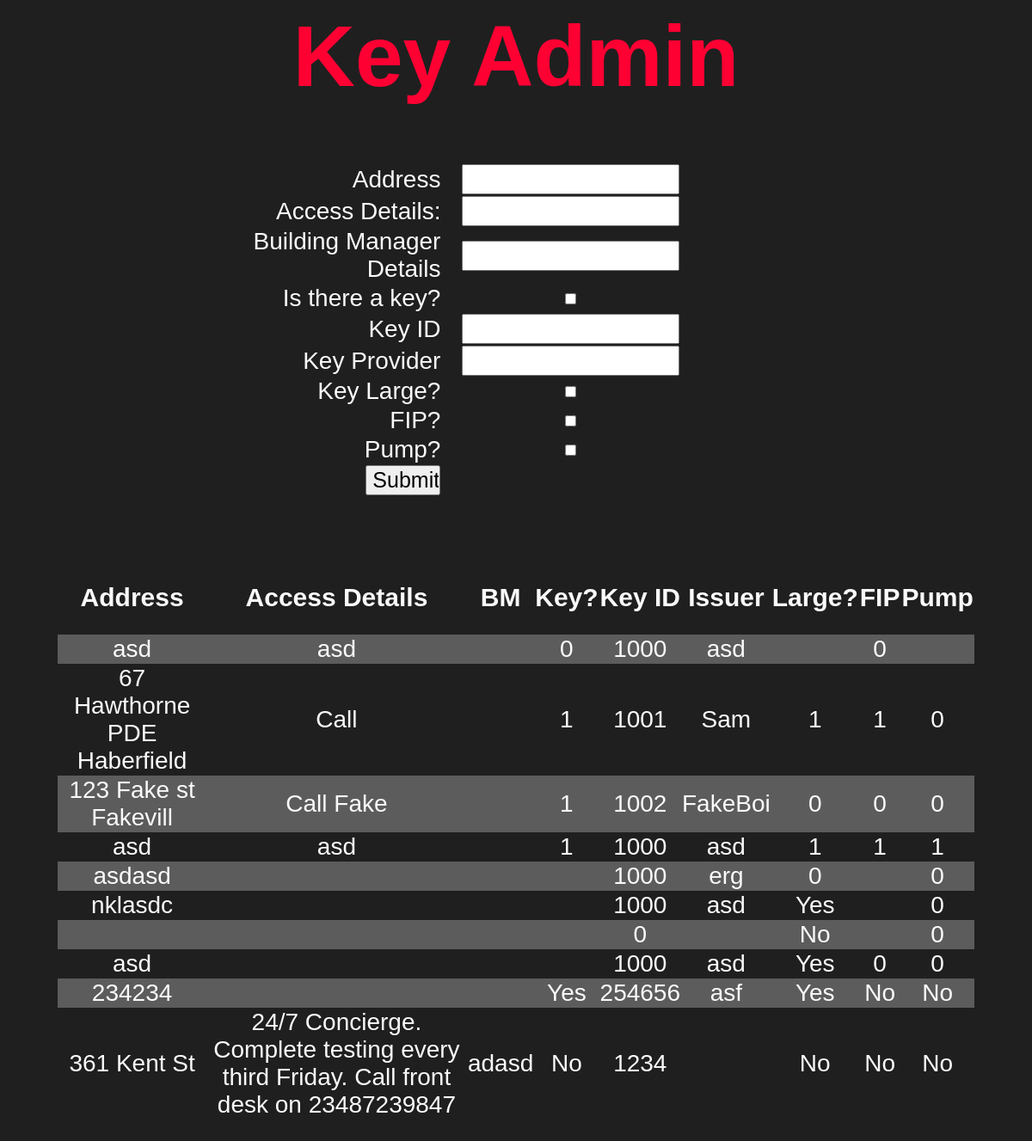
Before: /dataEntry.php with the older database file.
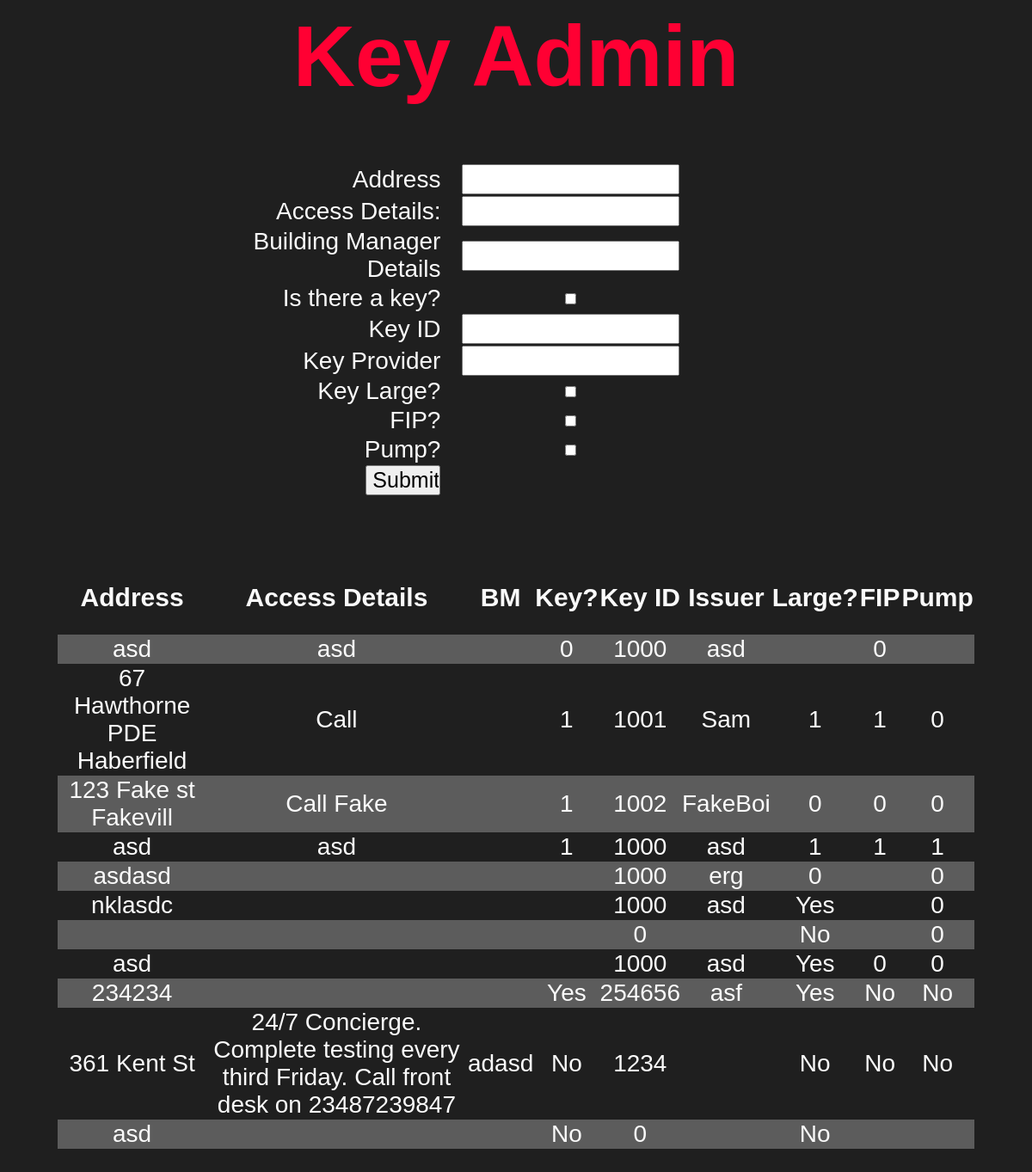
After: the same page with the newer database file.
### tables this page shows
CREATE TABLE "keys" (
	"id_number"	INTEGER,
	"address"	TEXT,
	"key_holder"	TEXT,
	"date_of_issue"	NUMERIC,
	"key_provider"	TEXT,
	"large"	TEXT,
	"fip"	TEXT,
	"pump"	TEXT,
	"access"	TEXT,
	"is_key"	TEXT,
	"unique"	INTEGER UNIQUE,
	"monthly"	TEXT,
	"bm"	TEXT,
	PRIMARY KEY("unique" AUTOINCREMENT)
);

### dataEntry.php (the view, shortened to what this page needs)
<?php
$pdo = new PDO('sqlite:keys.db');
$pdo->setAttribute(PDO::ATTR_ERRMODE, PDO::ERRMODE_EXCEPTION);
?>
<html>
<head>
</head>
<h1>
    Key Admin
</h1>
<body>
<table class="input">
<form action="dataEntry.php" method="post">
    <tr class="input"><td class="label"><label for="address">Address</label></td>
    <td><input type="text" name="address"></td></tr>
    <tr class="input"><td class="label"><label for="access">Access Details:</label></td>
    <td><input type="text" name="access"></td></tr>
    <tr class="input"><td class="label"><label for="bm">Building Manager Details</label></td>
    <td><input type="text" name="bm"></td></tr>
    <tr class="input"><td class="label"><label for="is_key">Is there a key?</label></td>
    <td><input type="checkbox" class="check" name="is_key"></td></tr>
    <tr class="input"><td class="label"><label for="id_number">Key ID</label></td>
    <td><input type="number" name="id_number"></td></tr>
    <tr class="input"><td class="label"><label for="key_provider">Key Provider</label></td>
    <td><input type="text" name="key_provider"></td></tr>
    <tr class="input"><td class="label"><label for="large">Key Large?</label></td>
    <td><input type="checkbox" class="check" name="large"></td></tr>
    <tr class="input"><td class="label"><label for="fip">FIP?</label></td>
    <td><input type="checkbox" class="check" name="fip"></td></tr>
    <tr class="input"><td class="label"><label for="pump">Pump?</label></td>
    <td><input type="checkbox" class="check" name="pump"></td></tr>
    <tr class="input"><td class="label"><input style="width: 30%; height: 100%;" type="submit" value="Submit" name="submit"></td></tr>
</form>
</table>
<table class="keys">
    <tr>
        <td><h2>Address</h2></td>
        <td><h2>Access Details</h2></td>
        <td><h2>BM</h2></td>
        <td><h2>Key?</h2></td>
        <td><h2>Key ID</h2></td>
        <td><h2>Issuer</h2></td>
        <td><h2>Large?</h2></td>
        <td class="fip"><h2>FIP</h2></td>
        <td><h2>Pump</h2></td>
    </tr>
<?php
$statement = $pdo->query("SELECT * from keys");
$keys = $statement->fetchAll(PDO::FETCH_ASSOC);
foreach ($keys as $row => $key) {
    echo "<tr><h3>";
    echo "<td>" . $key['address'] . "</td>";
    echo "<td>" . $key['access'] . "</td>";
    echo "<td>" . $key['bm'] . "</td>";
    echo "<td>" . $key['is_key'] . "</td>";
    echo "<td>" . $key['id_number'] . "</td>";
    echo "<td>" . $key['key_provider'] . "</td>";
    echo "<td>" . $key['large'] . "</td>";
    echo "<td>" . $key['fip'] . "</td>";
    echo "<td>" . $key['pump'] . "</td>";
    echo "</h3></tr>";
}
echo "</table>";
?>
</body>
</html>

### dataEntry.php (style rules this page uses)
body { font-family: Century Gothic, CenturyGothic, AppleGothic, sans-serif; background: #1f1f1f; color: #fafafa; }
table, tr, td { border: none; border-collapse: collapse; }
tr:nth-child(even) { background-color: #5c5c5c; }
table.keys { width: 90%; margin: 100px auto; text-align: center; }
tr { height: 30px; font-size: 23px; }
td { font-size: 28px; }
table.input { width: 50%; text-align: center; margin-left: 18%; margin-top: 0%; }
tr.input { background-color: #1f1f1f; }
td.label { text-align: right; }
label { text-align: right; }
h1 { font-size: 100px; text-align: center; color: #ff0033 }
h2 { font-size: 30px; }
h3 { font-size: 20px; }
input { font-size: 25px; resize: none; font-family: Century Gothic, CenturyGothic, AppleGothic, sans-serif; width: 85%; height: 80%; }
input.check { height: 80%; }

Changed rows visible on the page:
added keys: address "asd", is_key "No", id_number "0", large "No"
